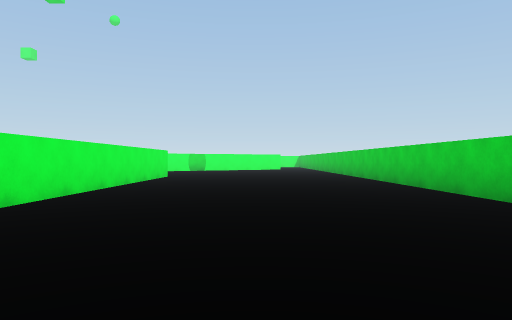
View 1 (above)

14 first-person views from a walk through a Unity game level. The camera is 0.58 m above the floor, looks level and sees 70° across. The floor is counted in squares, 1 m on a side. Each view is taken from the middle of a square. On the plan, view 1 faces up. The plan holds only what a view shows up to about 10 squares ahead; the rest is blank. The place goes on beyond the plan. The player is left out.

View 2
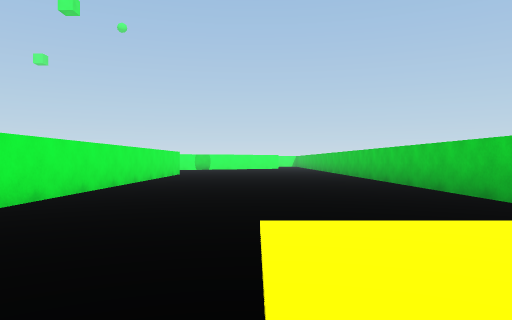

View 3
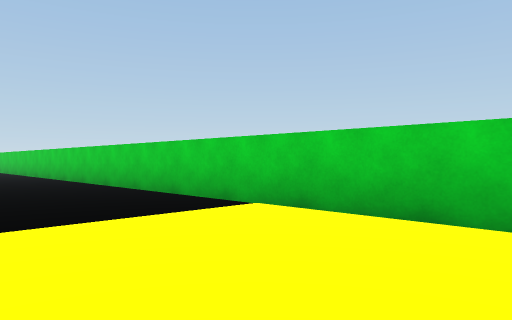

View 4
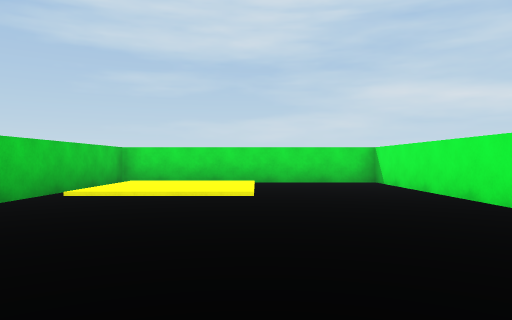

View 5
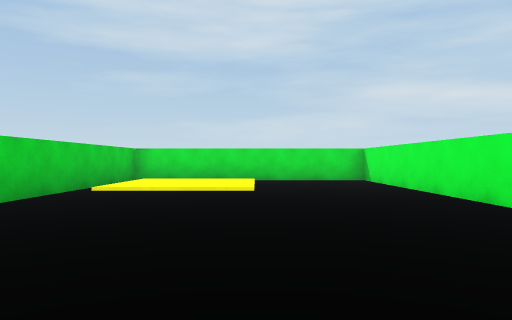

View 6
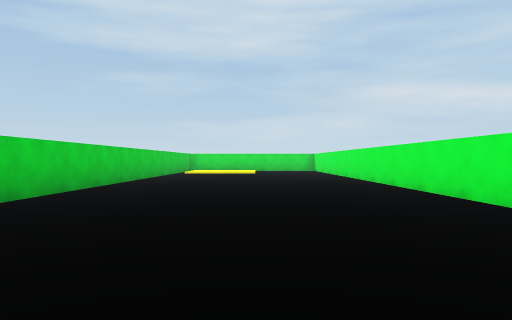

View 7
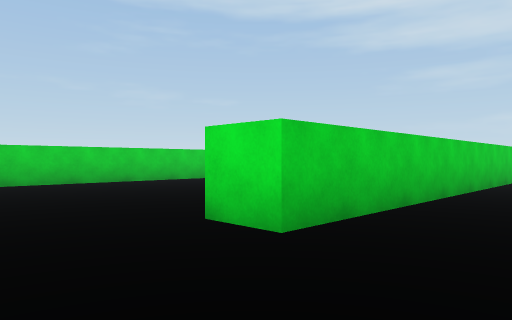

View 8
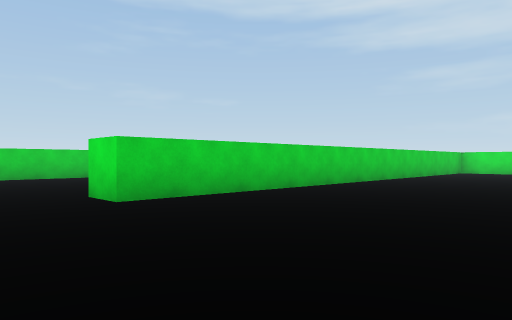

View 9
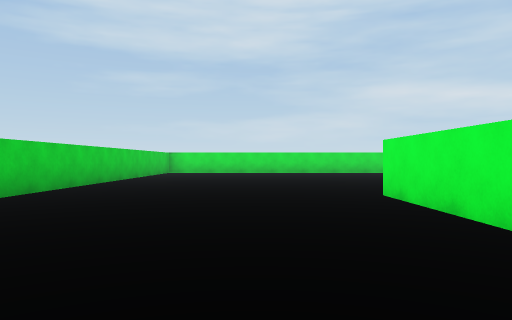

View 10
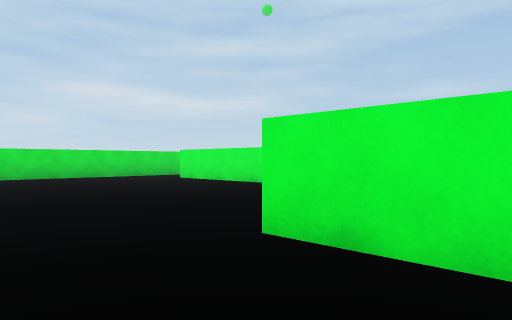

View 11
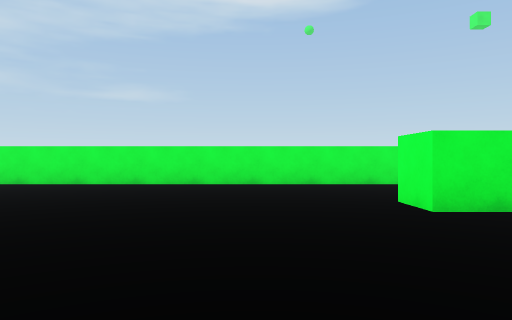

View 12
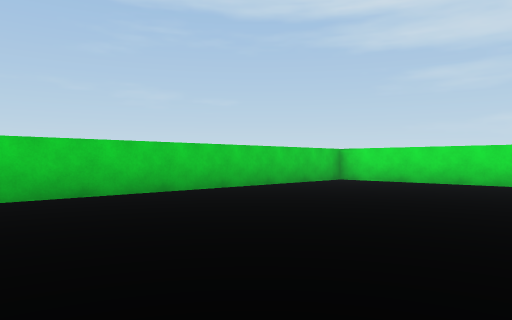

View 13
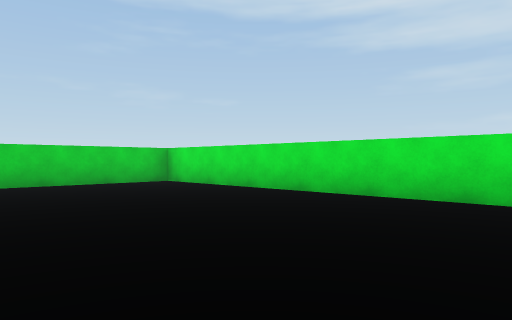

View 14
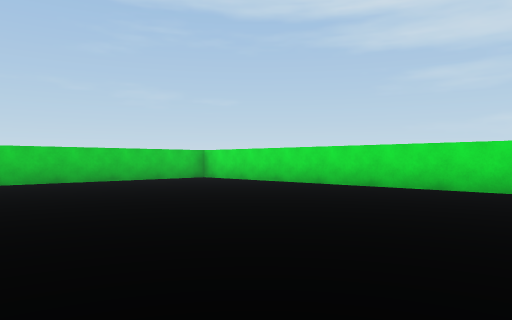

### Floor plan
Key: @ floor where view 1 was taken; # wall or solid block; . main floor; : floor 0.05 m higher than the main floor; / step, stairs or slope.
Columns run from 15 left of view 1 to 4 right of it. Each row starts with its distance up from view 1.
 17                .
 16
 15       .  .
 14        .  ........
 13           .........#
 12          ..##......#
 11      # ....##......#
 10      #.....##......#
  9 #..  #.....##......#
  8 #...##.....##......#
  7 #..........##......#
  6 #..........##......#
  5 #..........##......#
  4 #..........##......#
  3 #..........##......#
  2 #..........##......#
  1 #..........##..////#
  0 #..........##..@::/#
 -1   .........##../::/#
 -2   .........##..////#
 -3   ##################

Where each view was taken, in squares from view 1:
view 1: 0 up, 0 right, facing up
view 2: 2 down, 0 right, facing up
view 3: 2 down, 0 right, facing up-right
view 4: 7 up, 0 right, facing down
view 5: 8 up, 0 right, facing down
view 6: 17 up, 0 right, facing down
view 7: 15 up, 6 left, facing down-right
view 8: 15 up, 9 left, facing down-right
view 9: 14 up, 8 left, facing down
view 10: 10 up, 8 left, facing down-left
view 11: 6 up, 6 left, facing left
view 12: 7 up, 10 left, facing down-right
view 13: 3 up, 13 left, facing down-right
view 14: 5 up, 14 left, facing down-right
